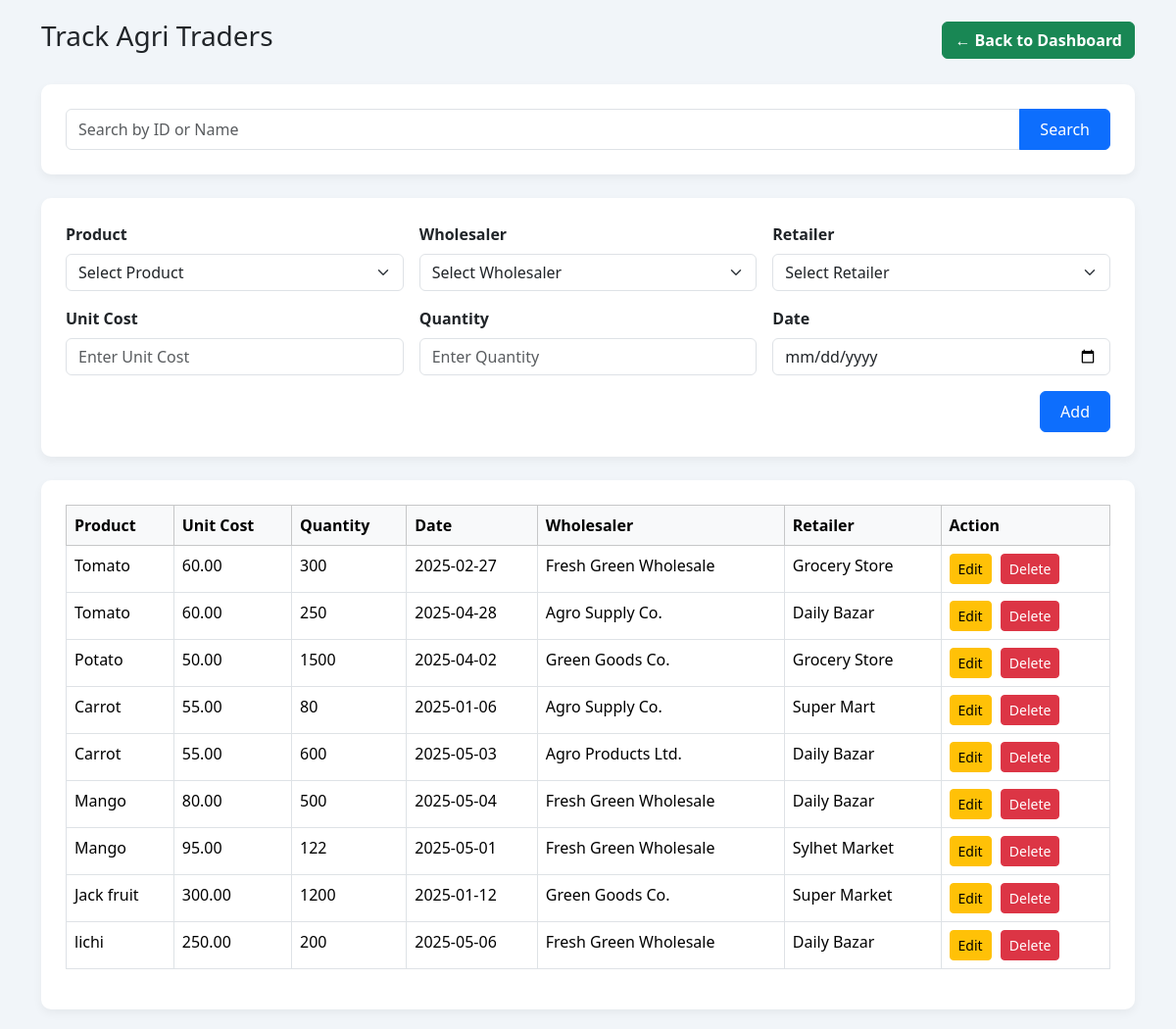
Screenshot of /track_agri_traders.php with the database file from the repository.
### tables this page shows
CREATE TABLE `track_agri_traders` (
  `product_id` int(11) NOT NULL,
  `unit_cost` decimal(10,2) DEFAULT NULL,
  `quantity` int(11) DEFAULT NULL,
  `date` date DEFAULT NULL,
  `wholesaler_id` int(11) NOT NULL,
  `retailer_id` int(11) NOT NULL
);

CREATE TABLE `agri_product` (
  `product_id` int(11) NOT NULL,
  `name` varchar(255) NOT NULL,
  `seasonality` varchar(255) DEFAULT NULL,
  `type` varchar(255) DEFAULT NULL
);

CREATE TABLE `wholesaler` (
  `wholesaler_id` int(11) NOT NULL,
  `name` varchar(255) NOT NULL,
  `contact` varchar(255) DEFAULT NULL,
  `house` varchar(100) NOT NULL DEFAULT '',
  `road` varchar(255) DEFAULT NULL,
  `area` varchar(255) DEFAULT NULL,
  `District` varchar(255) DEFAULT NULL,
  `country` varchar(255) DEFAULT NULL
);

CREATE TABLE `retailer` (
  `retailer_id` int(11) NOT NULL,
  `name` varchar(255) NOT NULL,
  `contact` varchar(255) DEFAULT NULL,
  `road` varchar(255) DEFAULT NULL,
  `area` varchar(255) DEFAULT NULL,
  `District` varchar(255) DEFAULT NULL,
  `country` varchar(255) DEFAULT NULL
);

### track_agri_traders.php (the view, shortened to what this page needs)
<?php
$host = "localhost";
$user = "root";
$password = "";
$database = "agriculture";
$conn = new mysqli($host, $user, $password, $database);
$search = '';
if (isset($_GET['search'])) {
    $search = $conn->real_escape_string($_GET['search']);
    $searchQuery = " AND (t.product_id LIKE '%$search%'
                   OR p.name LIKE '%$search%'
                   OR w.name LIKE '%$search%'
                   OR r.name LIKE '%$search%')";
} else {
    $searchQuery = '';
}
$query = "SELECT t.*, p.name AS product_name, w.name AS wholesaler_name, r.name AS retailer_name
          FROM track_agri_traders t
          JOIN agri_product p ON t.product_id = p.product_id
          JOIN wholesaler w ON t.wholesaler_id = w.wholesaler_id
          JOIN retailer r ON t.retailer_id = r.retailer_id
          WHERE 1 $searchQuery";
$result = $conn->query($query);
?>
<!DOCTYPE html>
<html lang="en">
<head>
  <link rel="stylesheet" href="https://cdn.jsdelivr.net/npm/bootstrap@5.3.2/dist/css/bootstrap.min.css">
</head>
<body>
<div class="container">
  <div class="d-flex justify-content-between align-items-center mb-4">
    <h3>Track Agri Traders</h3>
    <a href="admin_dashboard.php" class="btn btn-success">← Back to Dashboard</a>
  </div>
  <div class="container-box">
    <form method="GET">
      <div class="input-group">
        <input type="text" name="search" class="form-control" placeholder="Search by ID or Name" value="<?= htmlspecialchars($search) ?>">
        <button class="btn btn-primary" type="submit">Search</button>
      </div>
    </form>
  </div>
  <div class="container-box mt-4">
    <form method="POST">
      <div class="row g-3">
        <div class="col-md-4">
          <label class="form-label">Product</label>
          <select class="form-select" name="product_id" required>
            <option value="">Select Product</option>
          </select>
        </div>
        <div class="col-md-4">
          <label class="form-label">Wholesaler</label>
          <select class="form-select" name="wholesaler_id" required>
            <option value="">Select Wholesaler</option>
          </select>
        </div>
        <div class="col-md-4">
          <label class="form-label">Retailer</label>
          <select class="form-select" name="retailer_id" required>
            <option value="">Select Retailer</option>
          </select>
        </div>
        <div class="col-md-4">
          <label class="form-label">Unit Cost</label>
          <input type="number" step="0.01" name="unit_cost" class="form-control" placeholder="Enter Unit Cost" required>
        </div>
        <div class="col-md-4">
          <label class="form-label">Quantity</label>
          <input type="number" name="quantity" class="form-control" placeholder="Enter Quantity" required>
        </div>
        <div class="col-md-4">
          <label class="form-label">Date</label>
          <input type="date" name="date" class="form-control" required>
        </div>
        <div class="col-md-12 d-flex justify-content-end">
          <button type="submit" name="add" class="btn btn-primary">Add</button>
        </div>
      </div>
    </form>
  </div>
  <div class="container-box mt-4">
    <table class="table table-bordered table-hover">
      <thead class="table-light">
        <tr>
          <th>Product</th>
          <th>Unit Cost</th>
          <th>Quantity</th>
          <th>Date</th>
          <th>Wholesaler</th>
          <th>Retailer</th>
          <th>Action</th>
        </tr>
      </thead>
      <tbody>
        <?php while($row = $result->fetch_assoc()): ?>
        <tr>
          <td><?= htmlspecialchars($row['product_name']) ?></td>
          <td><?= htmlspecialchars($row['unit_cost']) ?></td>
          <td><?= htmlspecialchars($row['quantity']) ?></td>
          <td><?= htmlspecialchars($row['date']) ?></td>
          <td><?= htmlspecialchars($row['wholesaler_name']) ?></td>
          <td><?= htmlspecialchars($row['retailer_name']) ?></td>
          <td>
            <a href="edit_track_agri_traders.php?product_id=<?= $row['product_id'] ?>&wholesaler_id=<?= $row['wholesaler_id'] ?>&retailer_id=<?= $row['retailer_id'] ?>" class="btn btn-warning btn-sm action-btn">Edit</a>
            <a href="track_agri_traders.php?delete=1&product_id=<?= $row['product_id'] ?>&wholesaler_id=<?= $row['wholesaler_id'] ?>&retailer_id=<?= $row['retailer_id'] ?>" class="btn btn-danger btn-sm" onclick="return confirm('Are you sure?')">Delete</a>
          </td>
        </tr>
        <?php endwhile; ?>
      </tbody>
    </table>
  </div>
</div>
</body>
</html>

### track_agri_traders.php (style rules this page uses)
body { background-color: #f1f5f9; font-family: 'Segoe UI', Tahoma, Geneva, Verdana, sans-serif; padding: 20px; }
.container-box { background-color: white; padding: 25px; border-radius: 10px; box-shadow: 0 4px 10px rgba(0, 0, 0, 0.05); margin-top: 20px; }
.form-label { font-weight: 600; }
.btn-primary { padding: 8px 20px; }
.btn-success { font-weight: 600; }
.action-btn { margin-right: 5px; }

### rows the page displays
track_agri_traders: product.name "Tomato", unit_cost "60.00", quantity "300", date "2025-02-27", wholesaler.name "Fresh Green Wholesale", retailer.name "Grocery Store"
track_agri_traders: product.name "Tomato", unit_cost "60.00", quantity "250", date "2025-04-28", wholesaler.name "Agro Supply Co.", retailer.name "Daily Bazar"
track_agri_traders: product.name "Potato", unit_cost "50.00", quantity "1500", date "2025-04-02", wholesaler.name "Green Goods Co.", retailer.name "Grocery Store"
track_agri_traders: product.name "Carrot", unit_cost "55.00", quantity "80", date "2025-01-06", wholesaler.name "Agro Supply Co.", retailer.name "Super Mart"
track_agri_traders: product.name "Carrot", unit_cost "55.00", quantity "600", date "2025-05-03", wholesaler.name "Agro Products Ltd.", retailer.name "Daily Bazar"
track_agri_traders: product.name "Mango", unit_cost "80.00", quantity "500", date "2025-05-04", wholesaler.name "Fresh Green Wholesale", retailer.name "Daily Bazar"
track_agri_traders: product.name "Mango", unit_cost "95.00", quantity "122", date "2025-05-01", wholesaler.name "Fresh Green Wholesale", retailer.name "Sylhet Market"
track_agri_traders: product.name "Jack fruit", unit_cost "300.00", quantity "1200", date "2025-01-12", wholesaler.name "Green Goods Co.", retailer.name "Super Market"
track_agri_traders: product.name "lichi", unit_cost "250.00", quantity "200", date "2025-05-06", wholesaler.name "Fresh Green Wholesale", retailer.name "Daily Bazar"
